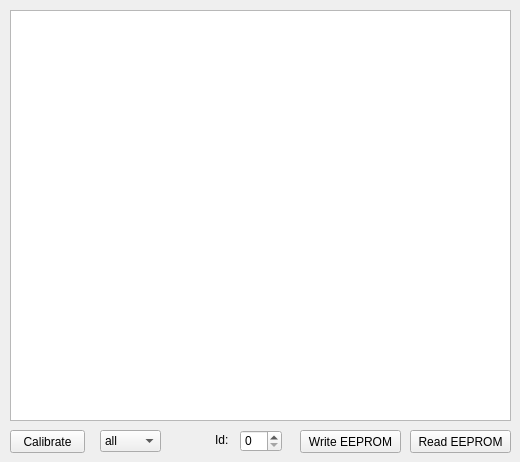
   <widget class="QWidget" name="Seite">
    <attribute name="title">
     <string>Calibration</string>
    </attribute>
    <widget class="QTextBrowser" name="memo1">
     <property name="geometry">
      <rect>
       <x>10</x>
       <y>10</y>
       <width>501</width>
       <height>411</height>
      </rect>
     </property>
     <property name="font">
      <font>
       <family>Courier New</family>
       <pointsize>10</pointsize>
      </font>
     </property>
    </widget>
    <widget class="QPushButton" name="calBtn">
     <property name="geometry">
      <rect>
       <x>10</x>
       <y>430</y>
       <width>75</width>
       <height>23</height>
      </rect>
     </property>
     <property name="text">
      <string>Calibrate</string>
     </property>
    </widget>
    <widget class="QComboBox" name="chSelBox">
     <property name="geometry">
      <rect>
       <x>100</x>
       <y>430</y>
       <width>61</width>
       <height>22</height>
      </rect>
     </property>
     <item>
      <property name="text">
       <string>all</string>
      </property>
     </item>
     <item>
      <property name="text">
       <string>VDDA1</string>
      </property>
     </item>
     <item>
      <property name="text">
       <string>VDDA2</string>
      </property>
     </item>
     <item>
      <property name="text">
       <string>VDDD1</string>
      </property>
     </item>
     <item>
      <property name="text">
       <string>VDDD2</string>
      </property>
     </item>
    </widget>
    <widget class="QPushButton" name="updateEEPROMBtn">
     <property name="geometry">
      <rect>
       <x>300</x>
       <y>430</y>
       <width>101</width>
       <height>23</height>
      </rect>
     </property>
     <property name="text">
      <string>Write EEPROM</string>
     </property>
    </widget>
    <widget class="QPushButton" name="dumpEEPROMBtn">
     <property name="geometry">
      <rect>
       <x>410</x>
       <y>430</y>
       <width>101</width>
       <height>23</height>
      </rect>
     </property>
     <property name="text">
      <string>Read EEPROM</string>
     </property>
    </widget>
    <widget class="QLabel" name="label_7">
     <property name="geometry">
      <rect>
       <x>215</x>
       <y>430</y>
       <width>21</width>
       <height>20</height>
      </rect>
     </property>
     <property name="text">
      <string>Id:</string>
     </property>
    </widget>
    <widget class="QSpinBox" name="IdNumBox">
     <property name="geometry">
      <rect>
       <x>240</x>
       <y>430</y>
       <width>42</width>
       <height>22</height>
      </rect>
     </property>
     <property name="maximum">
      <number>100</number>
     </property>
    </widget>
   </widget>
